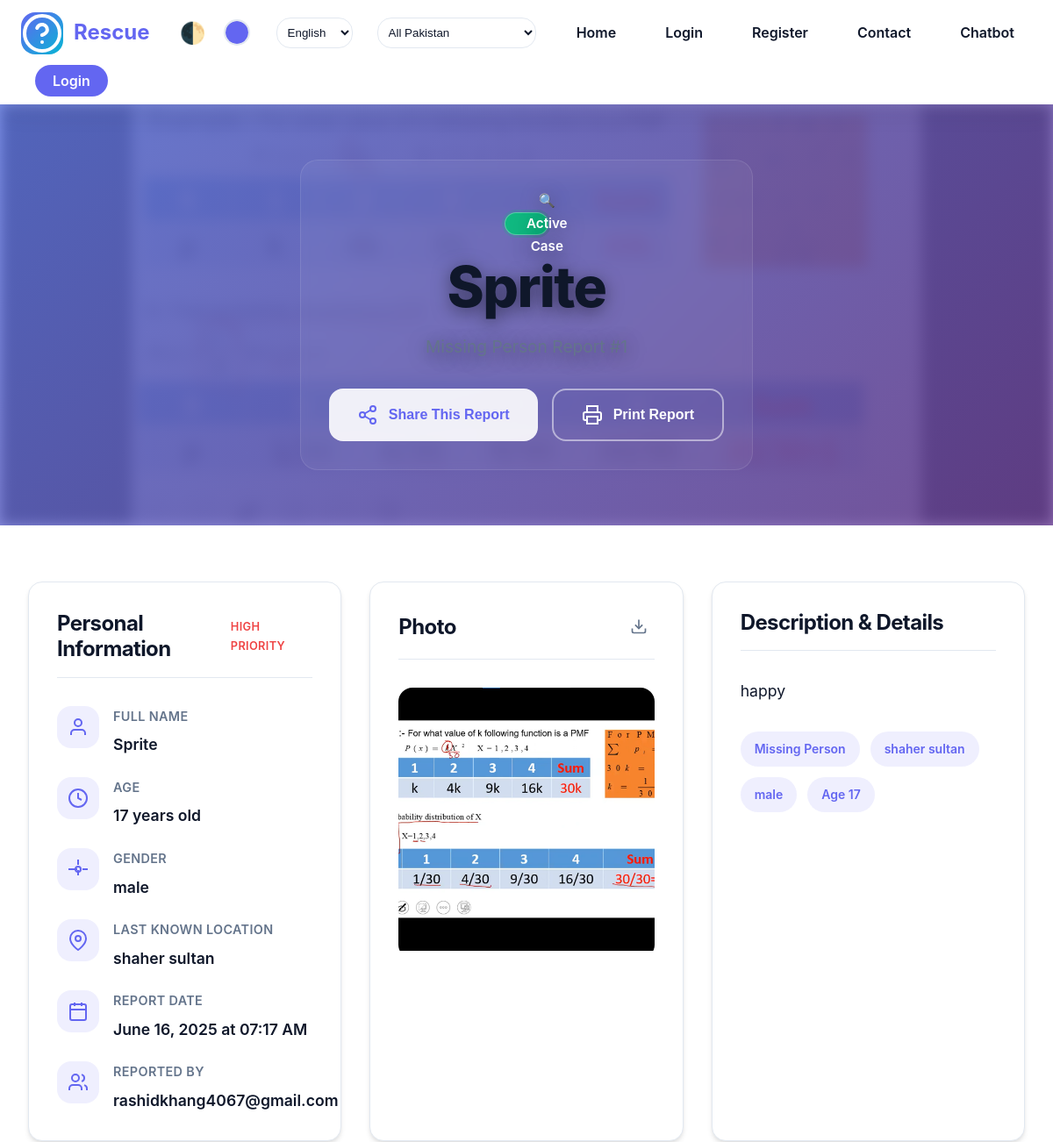
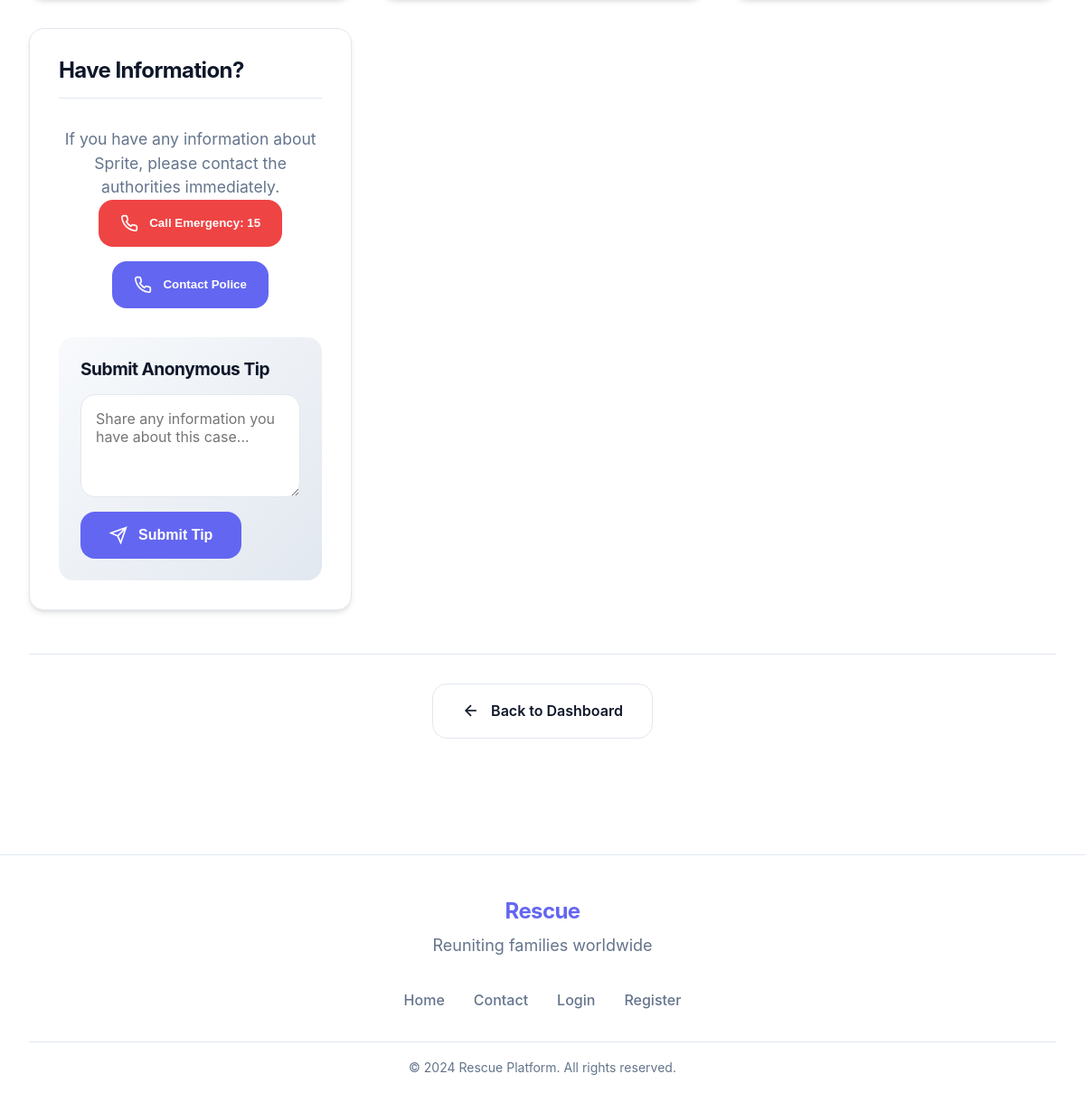
The page /report/1 on the database its author committed (2 pictures, top to bottom).
### app/models.py (models this page shows, shortened)
class Report(db.Model):
    __tablename__ = "report"
    id = db.Column(db.Integer, primary_key=True)
    name = db.Column(db.String(100), nullable=False, index=True)
    age = db.Column(db.Integer, nullable=False)
    gender = db.Column(db.String(20), nullable=False)
    area = db.Column(db.String(200), nullable=False, index=True)
    last_seen_date = db.Column(db.Date, nullable=True)
    last_seen_time = db.Column(db.Time, nullable=True)
    description = db.Column(db.Text, nullable=False)
    image = db.Column(db.String(100), nullable=True)
    user_id = db.Column(db.Integer, db.ForeignKey("user.id"), nullable=False)
    user = db.relationship("User", backref="reports")
    created_at = db.Column(db.DateTime, default=datetime.utcnow)
    updated_at = db.Column(db.DateTime, default=datetime.utcnow, onupdate=datetime.utcnow)
    status = db.Column(db.String(20), default="active")  # active, resolved, pending, urgent

class User(db.Model, UserMixin):
    __tablename__ = "user"
    id = db.Column(db.Integer, primary_key=True)
    username = db.Column(db.String(80), unique=True, nullable=False, index=True)
    email = db.Column(db.String(120), unique=True, nullable=False)
    password = db.Column(db.String(120), nullable=False)
    avatar_url = db.Column(db.String(200))
    is_admin = db.Column(db.Boolean, default=False)
    created_at = db.Column(db.DateTime, default=datetime.utcnow)
    last_seen = db.Column(db.DateTime, default=datetime.utcnow)
    twitter = db.Column(db.String(50))
    facebook = db.Column(db.String(50))
    linkedin = db.Column(db.String(50))
    email_notifications = db.Column(db.Boolean, default=True)
    push_notifications = db.Column(db.Boolean, default=True)

### app/routes/main.py (the view)
@main_bp.route("/report/<int:report_id>")
def report_details(report_id):
    from ..models import Report  # Deferred import
    report = Report.query.get_or_404(report_id)
    return render_template("report_details.html", report=report)

### templates/report_details.html (shortened to what this page needs)
{% extends "base.html" %}
{% block head_extra %}
<link href="https://unpkg.com/aos@2.3.1/dist/aos.css" rel="stylesheet">
{% endblock %}
{% block content %}
<section class="report-details-hero">
    <div class="hero-background">
        {% if report.image %}
            <img src="{{ url_for('static', filename='uploads/' + report.image) }}" alt="{{ report.name }}" class="hero-bg-image">
        {% endif %}
        <div class="hero-overlay"></div>
    </div>
    <div class="hero-content">
        <div class="report-status-badge">
            <span class="status-indicator active">🔍 Active Case</span>
        </div>
        <h1 class="report-title" data-aos="fade-up">{{ report.name }}</h1>
        <p class="report-subtitle" data-aos="fade-up" data-aos-delay="200">
        </p>
        <div class="hero-actions" data-aos="fade-up" data-aos-delay="400">
            <button class="btn-primary-large" onclick="shareReport()">
                Share This Report
            </button>
            <button class="btn-secondary-large" onclick="printReport()">
                <svg width="24" height="24" viewBox="0 0 24 24" fill="none" stroke="currentColor" stroke-width="2">
                    <polyline points="6 9 6 2 18 2 18 9"></polyline>
                    <path d="M6 18H4a2 2 0 0 1-2-2v-5a2 2 0 0 1 2-2h16a2 2 0 0 1 2 2v5a2 2 0 0 1-2 2h-2"></path>
                    <rect x="6" y="14" width="12" height="8"></rect>
                </svg>
                Print Report
            </button>
        </div>
    </div>
</section>
<section class="report-details-content">
    <div class="content-container">
        <div class="details-grid">
            <div class="details-card main-info" data-aos="fade-up">
                <div class="card-header">
                    <h2>Personal Information</h2>
                    <div class="urgency-indicator high">High Priority</div>
                </div>
                <div class="info-grid">
                    <div class="info-item">
                        <div class="info-icon">
                            <svg width="24" height="24" viewBox="0 0 24 24" fill="none" stroke="currentColor" stroke-width="2">
                                <path d="M20 21v-2a4 4 0 0 0-4-4H8a4 4 0 0 0-4 4v2"></path>
                                <circle cx="12" cy="7" r="4"></circle>
                            </svg>
                        </div>
                        <div class="info-content">
                            <span class="info-label">Full Name</span>
                            <span class="info-value">{{ report.name }}</span>
                        </div>
                    </div>
                    <div class="info-item">
                        <div class="info-icon">
                            <svg width="24" height="24" viewBox="0 0 24 24" fill="none" stroke="currentColor" stroke-width="2">
                                <circle cx="12" cy="12" r="10"></circle>
                                <polyline points="12 6 12 12 16 14"></polyline>
                            </svg>
                        </div>
                        <div class="info-content">
                            <span class="info-label">Age</span>
                            <span class="info-value">{{ report.age }} years old</span>
                        </div>
                    </div>
                    <div class="info-item">
                        <div class="info-icon">
                            <svg width="24" height="24" viewBox="0 0 24 24" fill="none" stroke="currentColor" stroke-width="2">
                                <circle cx="12" cy="12" r="3"></circle>
                                <path d="M12 1v6m0 6v6m11-7h-6m-6 0H1"></path>
                            </svg>
                        </div>
                        <div class="info-content">
                            <span class="info-label">Gender</span>
                            <span class="info-value">{{ report.gender }}</span>
                        </div>
                    </div>
                    <div class="info-item">
                        <div class="info-icon">
                            <svg width="24" height="24" viewBox="0 0 24 24" fill="none" stroke="currentColor" stroke-width="2">
                                <path d="M21 10c0 7-9 13-9 13s-9-6-9-13a9 9 0 0 1 18 0z"></path>
                                <circle cx="12" cy="10" r="3"></circle>
                            </svg>
                        </div>
                        <div class="info-content">
                            <span class="info-label">Last Known Location</span>
                            <span class="info-value">{{ report.area }}</span>
                        </div>
                    </div>
                    <div class="info-item">
                        <div class="info-icon">
                            <svg width="24" height="24" viewBox="0 0 24 24" fill="none" stroke="currentColor" stroke-width="2">
                                <rect x="3" y="4" width="18" height="18" rx="2" ry="2"></rect>
                                <line x1="16" y1="2" x2="16" y2="6"></line>
                                <line x1="8" y1="2" x2="8" y2="6"></line>
                                <line x1="3" y1="10" x2="21" y2="10"></line>
                            </svg>
                        </div>
                        <div class="info-content">
                            <span class="info-label">Report Date</span>
                            <span class="info-value">{{ report.created_at.strftime('%B %d, %Y at %I:%M %p') if report.created_at else 'Not specified' }}</span>
                        </div>
                    </div>
                    <div class="info-item">
                        <div class="info-icon">
                            <svg width="24" height="24" viewBox="0 0 24 24" fill="none" stroke="currentColor" stroke-width="2">
                                <path d="M16 21v-2a4 4 0 0 0-4-4H6a4 4 0 0 0-4 4v2"></path>
                                <circle cx="9" cy="7" r="4"></circle>
                                <path d="M22 21v-2a4 4 0 0 0-3-3.87"></path>
                                <path d="M16 3.13a4 4 0 0 1 0 7.75"></path>
                            </svg>
                        </div>
                        <div class="info-content">
                            <span class="info-label">Reported By</span>
                            <span class="info-value">{{ report.user.username if report.user else 'Anonymous' }}</span>
                        </div>
                    </div>
                </div>
            </div>
            {% if report.image %}
            <div class="details-card photo-card" data-aos="fade-up" data-aos-delay="200">
                <div class="card-header">
                    <h2>Photo</h2>
                    <button class="download-btn" onclick="downloadPhoto()">
                        <svg width="20" height="20" viewBox="0 0 24 24" fill="none" stroke="currentColor" stroke-width="2">
                            <path d="M21 15v4a2 2 0 0 1-2 2H5a2 2 0 0 1-2-2v-4"></path>
                            <polyline points="7 10 12 15 17 10"></polyline>
                            <line x1="12" y1="15" x2="12" y2="3"></line>
                        </svg>
                    </button>
                </div>
                <div class="photo-container">
                </div>
            </div>
            {% endif %}
            <div class="details-card description-card" data-aos="fade-up" data-aos-delay="300">
                <div class="card-header">
                    <h2>Description & Details</h2>
                </div>
                <div class="description-content">
                    <p>{{ report.description }}</p>
                </div>
                <div class="description-tags">
                    <span class="tag">Missing Person</span>
                    <span class="tag">{{ report.area }}</span>
                    <span class="tag">{{ report.gender }}</span>
                    <span class="tag">Age {{ report.age }}</span>
                </div>
            </div>
            <div class="details-card contact-card" data-aos="fade-up" data-aos-delay="400">
                <div class="card-header">
                    <h2>Have Information?</h2>
                </div>
                <div class="contact-content">
                    <p class="contact-message">If you have any information about {{ report.name }}, please contact the authorities immediately.</p>
                    <div class="contact-actions">
                        <button class="contact-btn emergency">
                            Call Emergency: 15
                        </button>
                        <button class="contact-btn police">
                            Contact Police
                        </button>
                    </div>
                    <div class="tip-submission">
                        <h4>Submit Anonymous Tip</h4>
                        <form class="tip-form" onsubmit="submitTip(event)">
                            <textarea placeholder="Share any information you have about this case..." rows="4"></textarea>
                            <button type="submit" class="submit-tip-btn">
                                <svg width="20" height="20" viewBox="0 0 24 24" fill="none" stroke="currentColor" stroke-width="2">
                                    <line x1="22" y1="2" x2="11" y2="13"></line>
                                    <polygon points="22 2 15 22 11 13 2 9 22 2"></polygon>
                                </svg>
                                Submit Tip
                            </button>
                        </form>
                    </div>
                </div>
            </div>
        </div>
        <div class="back-navigation" data-aos="fade-up" data-aos-delay="500">
            <a href="{{ url_for('main.dashboard') }}" class="back-btn">
                <svg width="20" height="20" viewBox="0 0 24 24" fill="none" stroke="currentColor" stroke-width="2">
                    <line x1="19" y1="12" x2="5" y2="12"></line>
                    <polyline points="12 19 5 12 12 5"></polyline>
                </svg>
                Back to Dashboard
            </a>
        </div>
    </div>
</section>
{% endblock %}

### rows shown on the page
Report: image (picture), name "Sprite", age "17", gender "male", area "shaher sultan", created_at "June 16, 2025 at 07:17 AM", description "happy"
User: user "rashidkhang4067@gmail.com"
